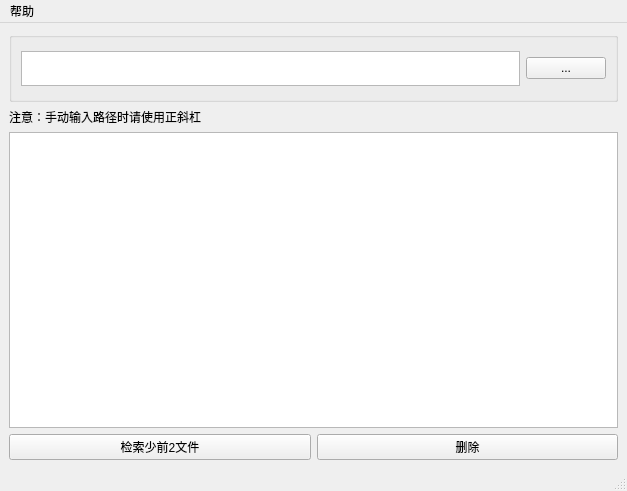
<?xml version="1.0" encoding="UTF-8"?>
<ui version="4.0">
 <class>MainWindow</class>
 <widget class="QMainWindow" name="MainWindow">
  <property name="geometry">
   <rect>
    <x>0</x>
    <y>0</y>
    <width>627</width>
    <height>491</height>
   </rect>
  </property>
  <property name="windowTitle">
   <string>少女前线2：追放删除程序</string>
  </property>
  <widget class="QWidget" name="centralwidget">
   <layout class="QVBoxLayout" name="verticalLayout">
    <item>
     <widget class="QGroupBox" name="horizontalGroupBox">
      <property name="maximumSize">
       <size>
        <width>16777215</width>
        <height>70</height>
       </size>
      </property>
      <layout class="QHBoxLayout" name="horizontalLayout">
       <item>
        <widget class="QPlainTextEdit" name="dir_path">
         <property name="maximumSize">
          <size>
           <width>16777215</width>
           <height>35</height>
          </size>
         </property>
        </widget>
       </item>
       <item>
        <widget class="QPushButton" name="pushButton">
         <property name="text">
          <string>...</string>
         </property>
        </widget>
       </item>
      </layout>
     </widget>
    </item>
    <item>
     <widget class="QLabel" name="label">
      <property name="text">
       <string>注意：手动输入路径时请使用正斜杠</string>
      </property>
     </widget>
    </item>
    <item>
     <widget class="QTableView" name="file_list"/>
    </item>
    <item>
     <layout class="QHBoxLayout" name="horizontalLayout_2">
      <item>
       <widget class="QPushButton" name="pushButton_3">
        <property name="text">
         <string>检索少前2文件</string>
        </property>
       </widget>
      </item>
      <item>
       <widget class="QPushButton" name="pushButton_2">
        <property name="text">
         <string>删除</string>
        </property>
       </widget>
      </item>
     </layout>
    </item>
   </layout>
  </widget>
  <widget class="QMenuBar" name="menubar">
   <property name="geometry">
    <rect>
     <x>0</x>
     <y>0</y>
     <width>627</width>
     <height>24</height>
    </rect>
   </property>
   <widget class="QMenu" name="menu">
    <property name="title">
     <string>帮助</string>
    </property>
    <addaction name="action_6"/>
    <addaction name="action_Qt"/>
    <addaction name="action_7"/>
   </widget>
   <addaction name="menu"/>
  </widget>
  <widget class="QStatusBar" name="statusbar"/>
  <action name="action_6">
   <property name="text">
    <string>关于</string>
   </property>
  </action>
  <action name="action_Qt">
   <property name="text">
    <string>关于Qt</string>
   </property>
  </action>
  <action name="action_7">
   <property name="text">
    <string>帮助</string>
   </property>
  </action>
 </widget>
 <resources/>
 <connections/>
</ui>
